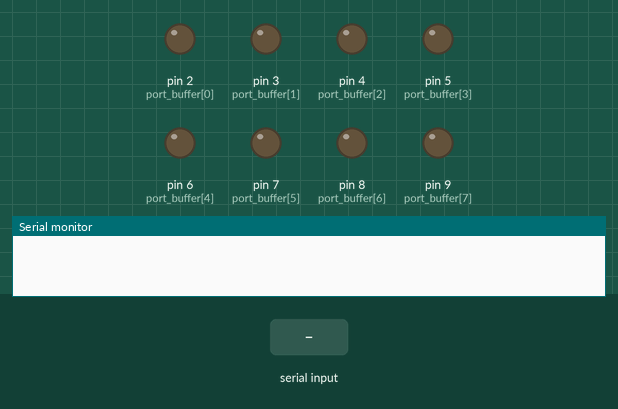
This sketch was run on a simulated Arduino Uno, built with avr-gcc and run on an emulated ATmega328P. Parts: output pins drawn as LEDs (lit = HIGH), the last lines printed to the serial monitor. The test bench sets the inputs (shaded band).

Above: at 1.2 s.
1.3 s: "90,45\n" received over Serial
At 1.9 s:
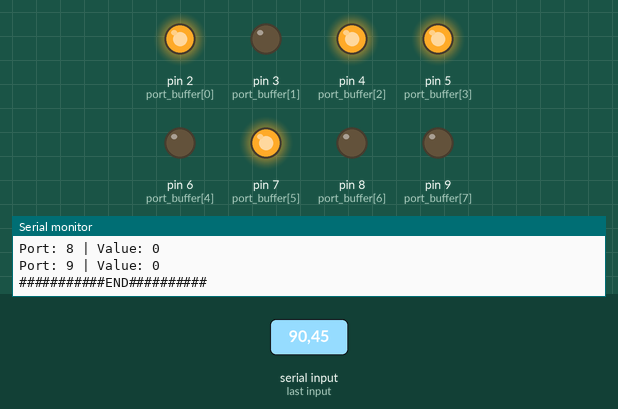
2.9 s: "30,150\n" received over Serial
At 4.2 s:
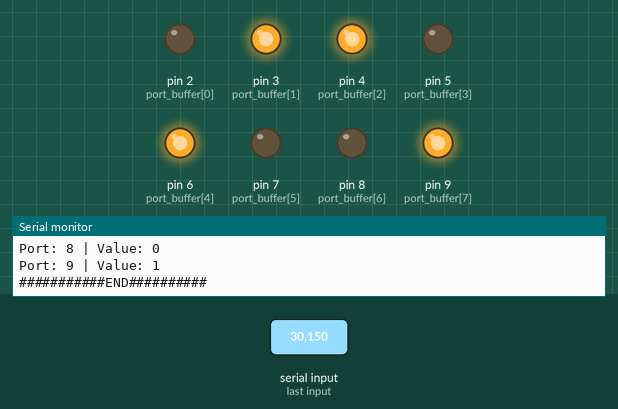
4.5 s: "5\n" received over Serial
At 5.7 s:
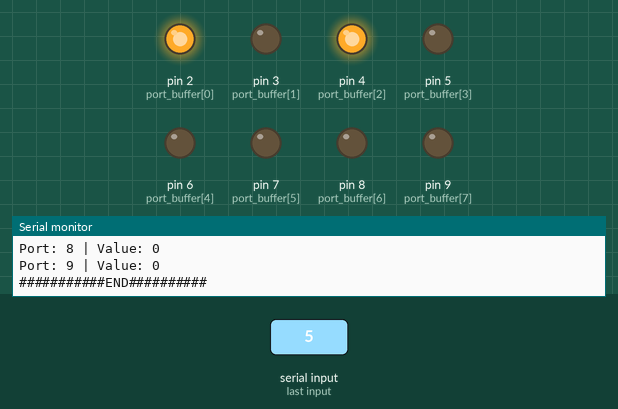
6.0 s: "200\n" received over Serial
At 7.0 s:
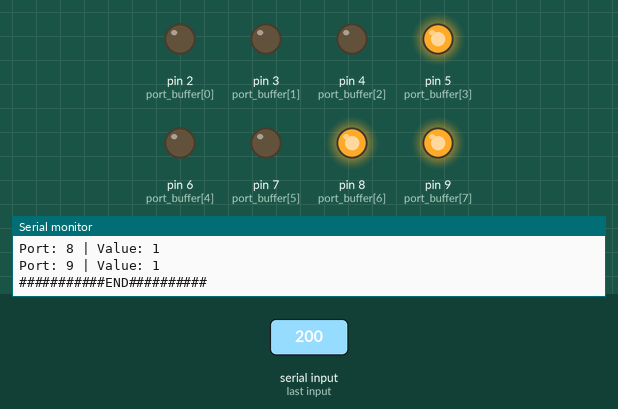
7.5 s: "90\n" received over Serial
At 8.2 s:
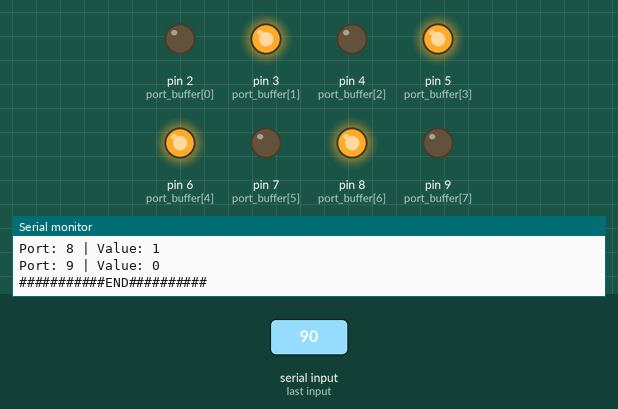
Timing chart, 0 to 10.0 s (numbered marks = the images above; inputs shaded):
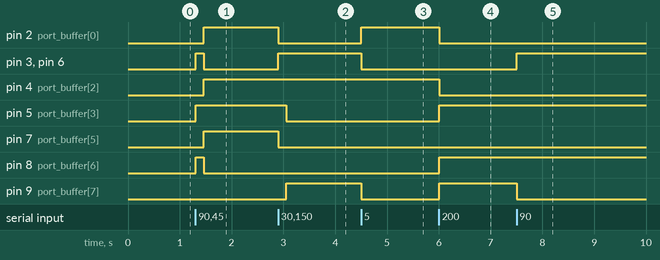

Measured:
- after the input at 1.3 s, pin 2 (port_buffer[0]), pin 4 (port_buffer[2]), pin 7 (port_buffer[5]): LOW → HIGH after 0.16 s; pin 3 (port_buffer[1]), pin 6 (port_buffer[4]), pin 8 (port_buffer[6]): LOW → HIGH at once, → LOW 0.16 s later; pin 5 (port_buffer[3]): LOW → HIGH at once
- after the input at 2.9 s, pin 2 (port_buffer[0]), pin 7 (port_buffer[5]): HIGH → LOW at once; pin 3 (port_buffer[1]), pin 6 (port_buffer[4]): LOW → HIGH at once; pin 5 (port_buffer[3]): HIGH → LOW after 0.16 s; pin 9 (port_buffer[7]): LOW → HIGH after 0.16 s
- after the input at 4.5 s, pin 2 (port_buffer[0]): LOW → HIGH at once; pin 3 (port_buffer[1]), pin 6 (port_buffer[4]), pin 9 (port_buffer[7]): HIGH → LOW at once
- after the input at 6.0 s, pin 2 (port_buffer[0]), pin 4 (port_buffer[2]): HIGH → LOW at once; pin 5 (port_buffer[3]), pin 8 (port_buffer[6]), pin 9 (port_buffer[7]): LOW → HIGH at once
- after the input at 7.5 s, pin 3 (port_buffer[1]), pin 6 (port_buffer[4]): LOW → HIGH at once; pin 9 (port_buffer[7]): HIGH → LOW at once

The sketch:

bitDisplay.ino
```cpp
int binary_buffer[8];
const int port_buffer[8]={ 2,3,4,5,6,7,8,9 }; /*This is const because it never change*/

void printBinaryAndPorts( const int portBuffer[8], int binaryBuffer[8] ) /*Just an ordinary function to display*/
{
    Serial.println("###########START##########");
    for( int i = 0; i < 8; i++ )
    {
      Serial.print("Port: ");
      Serial.print( portBuffer[i] );
      Serial.print(" | Value: ");
      Serial.println( binaryBuffer[i] );
    }
    Serial.println("###########END##########");

}


void setup()
{

  for(int i=0; i < 8; i++ ) pinMode( port_buffer[i], OUTPUT ); /*setup all the ports*/
  Serial.begin( 9600 ); /*setup UART protocol*/

}

void loop()
{

  if( Serial.available() ) /*It only do the code if something pass through UART*/
  {
    int number = Serial.parseInt();
    Serial.read();

    for( int i = 0 ; i < 8; i++  )
    {
      binary_buffer[i] = bitRead(number, i); /*Convert all the numbers to byte*/
    }

    for( int i = 0; i < 8; i++ )
    {

        digitalWrite( port_buffer[i], binary_buffer[i] ); /*send to port HIGH or LOW state*/
    }
    printBinaryAndPorts( port_buffer, binary_buffer);
  }
}
```
